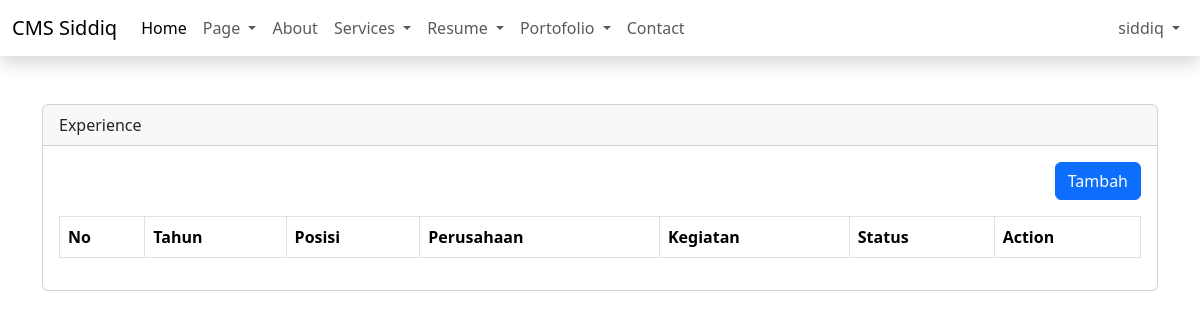
Before: /admin/dashboard.php?page=experience (signed in) with the older database file.
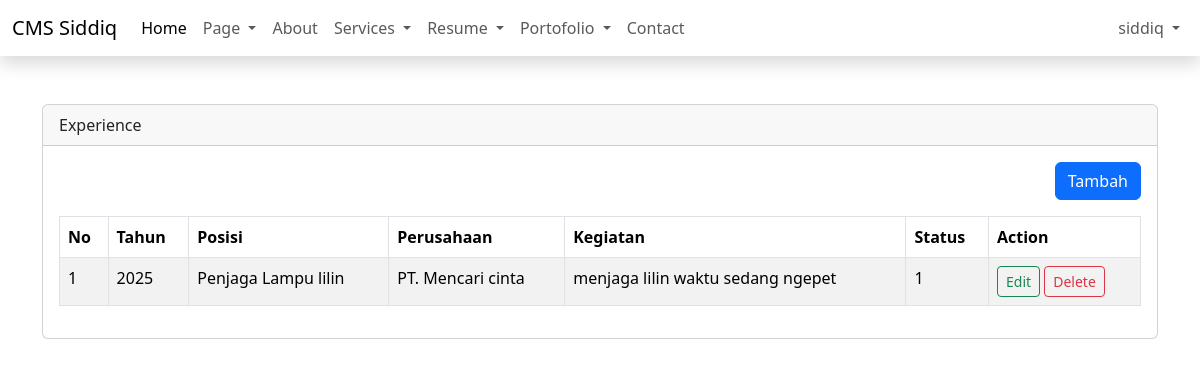
After: the same page with the newer database file.
### tables this page shows
CREATE TABLE `experiences` (
  `id` int(11) NOT NULL,
  `year` year(4) NOT NULL,
  `position` varchar(50) NOT NULL,
  `company` varchar(50) NOT NULL,
  `activity` text NOT NULL,
  `status` tinyint(4) NOT NULL DEFAULT 1,
  `created_at` timestamp NOT NULL DEFAULT current_timestamp(),
  `updated_at` timestamp NULL DEFAULT NULL ON UPDATE current_timestamp()
);

### admin/content/experience.php (the view, shortened to what this page needs)
<?php
$query = mysqli_query($config, "SELECT * FROM experiences ORDER BY id DESC");
$row = mysqli_fetch_all($query, MYSQLI_ASSOC);
?>
<div class="table-responsive">
    <div align="right" class="mb-3">
        <a href="?page=add-experience" class="btn btn-primary">Tambah</a>
    </div>
    <table class="table table-bordered table-striped" id="table">
        <thead>
            <tr>
                <th>No</th>
                <th>Tahun</th>
                <th>Posisi</th>
                <th>Perusahaan</th>
                <th>Kegiatan</th>
                <th>Status</th>
                <th>Action</th>
            </tr>
        </thead>
        <tbody>
            <?php
            foreach ($row as $key => $data):
            ?>
                <tr>
                    <td><?= $key + 1 ?></td>
                    <td><?= $data['year'] ?></td>
                    <td><?= $data['position'] ?></td>
                    <td><?= $data['company'] ?></td>
                    <td><?= $data['activity'] ?></td>
                    <td><?= $data['status'] ?></td>
                    <td>
                        <a href="?page=add-experience&edit=<?php echo $data['id'] ?>" class="btn btn-outline-success btn-sm">Edit</a>
                        <a onclick="return confirm('Are you sure??')"
                            href="?page=experience&delete=<?php echo $data['id'] ?>" class="btn btn-outline-danger btn-sm">Delete</a>
                    </td>
                </tr>
            <?php
            endforeach
            ?>
        </tbody>
    </table>
</div>

Changed rows visible on the page:
added experiences: year "2025", position "Penjaga Lampu lilin", company "PT. Mencari cinta", activity "menjaga lilin waktu sedang ngepet", status "1"
